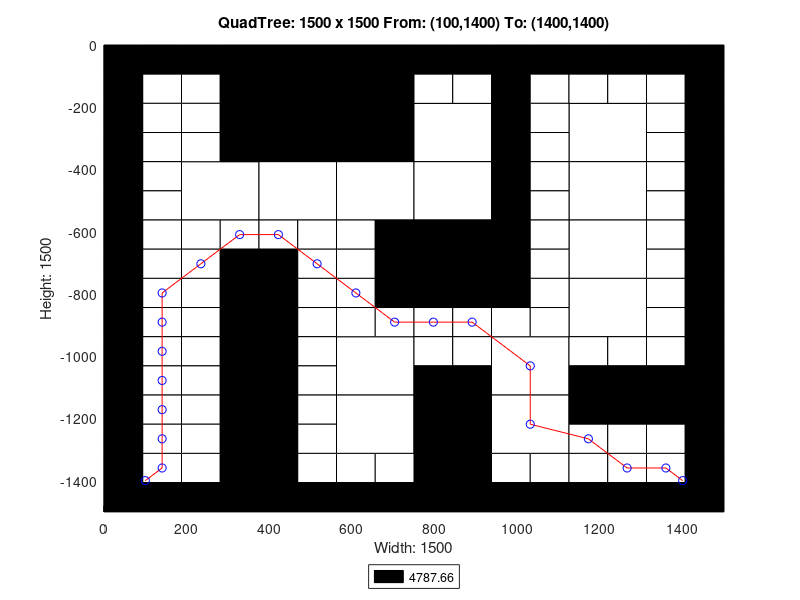

Recreate this plot in MATLAB.
axis([0 1500 -1500 0]);
title('QuadTree: 1500 x 1500 From: (100,1400) To: (1400,1400)');
xlabel('Width: 1500');
ylabel('Height: 1500');
rectangle('Position',[375 -375 375 375], 'FaceColor',[0 0 0]);
rectangle('Position',[187.5 -562.5 187.5 187.5], 'FaceColor',[1 1 1]);
rectangle('Position',[375 -562.5 187.5 187.5], 'FaceColor',[1 1 1]);
rectangle('Position',[562.5 -562.5 187.5 187.5], 'FaceColor',[1 1 1]);
rectangle('Position',[750 -375 187.5 187.5], 'FaceColor',[1 1 1]);
rectangle('Position',[1125 -375 187.5 187.5], 'FaceColor',[1 1 1]);
rectangle('Position',[750 -562.5 187.5 187.5], 'FaceColor',[1 1 1]);
rectangle('Position',[750 -750 187.5 187.5], 'FaceColor',[0 0 0]);
rectangle('Position',[1125 -562.5 187.5 187.5], 'FaceColor',[1 1 1]);
rectangle('Position',[1125 -750 187.5 187.5], 'FaceColor',[1 1 1]);
rectangle('Position',[562.5 -1125 187.5 187.5], 'FaceColor',[1 1 1]);
rectangle('Position',[562.5 -1312.5 187.5 187.5], 'FaceColor',[1 1 1]);
rectangle('Position',[937.5 -1125 187.5 187.5], 'FaceColor',[1 1 1]);
rectangle('Position',[1125 -937.5 187.5 187.5], 'FaceColor',[1 1 1]);
rectangle('Position',[750 -1312.5 187.5 187.5], 'FaceColor',[0 0 0]);
rectangle('Position',[937.5 -1312.5 187.5 187.5], 'FaceColor',[1 1 1]);
rectangle('Position',[750 -1500 187.5 187.5], 'FaceColor',[0 0 0]);
rectangle('Position',[0 -93.75 93.75 93.75], 'FaceColor',[0 0 0]);
rectangle('Position',[93.75 -93.75 93.75 93.75], 'FaceColor',[0 0 0]);
rectangle('Position',[0 -187.5 93.75 93.75], 'FaceColor',[0 0 0]);
rectangle('Position',[93.75 -187.5 93.75 93.75], 'FaceColor',[1 1 1]);
rectangle('Position',[187.5 -93.75 93.75 93.75], 'FaceColor',[0 0 0]);
rectangle('Position',[281.25 -93.75 93.75 93.75], 'FaceColor',[0 0 0]);
rectangle('Position',[187.5 -187.5 93.75 93.75], 'FaceColor',[1 1 1]);
rectangle('Position',[281.25 -187.5 93.75 93.75], 'FaceColor',[0 0 0]);
rectangle('Position',[0 -281.25 93.75 93.75], 'FaceColor',[0 0 0]);
rectangle('Position',[93.75 -281.25 93.75 93.75], 'FaceColor',[1 1 1]);
rectangle('Position',[0 -375 93.75 93.75], 'FaceColor',[0 0 0]);
rectangle('Position',[93.75 -375 93.75 93.75], 'FaceColor',[1 1 1]);
rectangle('Position',[187.5 -281.25 93.75 93.75], 'FaceColor',[1 1 1]);
rectangle('Position',[281.25 -281.25 93.75 93.75], 'FaceColor',[0 0 0]);
rectangle('Position',[187.5 -375 93.75 93.75], 'FaceColor',[1 1 1]);
rectangle('Position',[281.25 -375 93.75 93.75], 'FaceColor',[0 0 0]);
rectangle('Position',[0 -468.75 93.75 93.75], 'FaceColor',[0 0 0]);
rectangle('Position',[93.75 -468.75 93.75 93.75], 'FaceColor',[1 1 1]);
rectangle('Position',[0 -562.5 93.75 93.75], 'FaceColor',[0 0 0]);
rectangle('Position',[93.75 -562.5 93.75 93.75], 'FaceColor',[1 1 1]);
rectangle('Position',[0 -656.25 93.75 93.75], 'FaceColor',[0 0 0]);
rectangle('Position',[93.75 -656.25 93.75 93.75], 'FaceColor',[1 1 1]);
rectangle('Position',[0 -750 93.75 93.75], 'FaceColor',[0 0 0]);
rectangle('Position',[93.75 -750 93.75 93.75], 'FaceColor',[1 1 1]);
rectangle('Position',[187.5 -656.25 93.75 93.75], 'FaceColor',[1 1 1]);
rectangle('Position',[281.25 -656.25 93.75 93.75], 'FaceColor',[1 1 1]);
rectangle('Position',[187.5 -750 93.75 93.75], 'FaceColor',[1 1 1]);
rectangle('Position',[281.25 -750 93.75 93.75], 'FaceColor',[0 0 0]);
rectangle('Position',[375 -656.25 93.75 93.75], 'FaceColor',[1 1 1]);
rectangle('Position',[468.75 -656.25 93.75 93.75], 'FaceColor',[1 1 1]);
rectangle('Position',[375 -750 93.75 93.75], 'FaceColor',[0 0 0]);
rectangle('Position',[468.75 -750 93.75 93.75], 'FaceColor',[1 1 1]);
rectangle('Position',[562.5 -656.25 93.75 93.75], 'FaceColor',[1 1 1]);
rectangle('Position',[656.25 -656.25 93.75 93.75], 'FaceColor',[0 0 0]);
rectangle('Position',[562.5 -750 93.75 93.75], 'FaceColor',[1 1 1]);
rectangle('Position',[656.25 -750 93.75 93.75], 'FaceColor',[0 0 0]);
rectangle('Position',[750 -93.75 93.75 93.75], 'FaceColor',[0 0 0]);
rectangle('Position',[843.75 -93.75 93.75 93.75], 'FaceColor',[0 0 0]);
rectangle('Position',[750 -187.5 93.75 93.75], 'FaceColor',[1 1 1]);
rectangle('Position',[843.75 -187.5 93.75 93.75], 'FaceColor',[1 1 1]);
rectangle('Position',[937.5 -93.75 93.75 93.75], 'FaceColor',[0 0 0]);
rectangle('Position',[1031.25 -93.75 93.75 93.75], 'FaceColor',[0 0 0]);
rectangle('Position',[937.5 -187.5 93.75 93.75], 'FaceColor',[0 0 0]);
rectangle('Position',[1031.25 -187.5 93.75 93.75], 'FaceColor',[1 1 1]);
rectangle('Position',[937.5 -281.25 93.75 93.75], 'FaceColor',[0 0 0]);
rectangle('Position',[1031.25 -281.25 93.75 93.75], 'FaceColor',[1 1 1]);
rectangle('Position',[937.5 -375 93.75 93.75], 'FaceColor',[0 0 0]);
rectangle('Position',[1031.25 -375 93.75 93.75], 'FaceColor',[1 1 1]);
rectangle('Position',[1125 -93.75 93.75 93.75], 'FaceColor',[0 0 0]);
rectangle('Position',[1218.75 -93.75 93.75 93.75], 'FaceColor',[0 0 0]);
rectangle('Position',[1125 -187.5 93.75 93.75], 'FaceColor',[1 1 1]);
rectangle('Position',[1218.75 -187.5 93.75 93.75], 'FaceColor',[1 1 1]);
rectangle('Position',[1312.5 -93.75 93.75 93.75], 'FaceColor',[0 0 0]);
rectangle('Position',[1406.25 -93.75 93.75 93.75], 'FaceColor',[0 0 0]);
rectangle('Position',[1312.5 -187.5 93.75 93.75], 'FaceColor',[1 1 1]);
rectangle('Position',[1406.25 -187.5 93.75 93.75], 'FaceColor',[0 0 0]);
rectangle('Position',[1312.5 -281.25 93.75 93.75], 'FaceColor',[1 1 1]);
rectangle('Position',[1406.25 -281.25 93.75 93.75], 'FaceColor',[0 0 0]);
rectangle('Position',[1312.5 -375 93.75 93.75], 'FaceColor',[1 1 1]);
rectangle('Position',[1406.25 -375 93.75 93.75], 'FaceColor',[0 0 0]);
rectangle('Position',[937.5 -468.75 93.75 93.75], 'FaceColor',[0 0 0]);
rectangle('Position',[1031.25 -468.75 93.75 93.75], 'FaceColor',[1 1 1]);
rectangle('Position',[937.5 -562.5 93.75 93.75], 'FaceColor',[0 0 0]);
rectangle('Position',[1031.25 -562.5 93.75 93.75], 'FaceColor',[1 1 1]);
rectangle('Position',[937.5 -656.25 93.75 93.75], 'FaceColor',[0 0 0]);
rectangle('Position',[1031.25 -656.25 93.75 93.75], 'FaceColor',[1 1 1]);
rectangle('Position',[937.5 -750 93.75 93.75], 'FaceColor',[0 0 0]);
rectangle('Position',[1031.25 -750 93.75 93.75], 'FaceColor',[1 1 1]);
rectangle('Position',[1312.5 -468.75 93.75 93.75], 'FaceColor',[1 1 1]);
rectangle('Position',[1406.25 -468.75 93.75 93.75], 'FaceColor',[0 0 0]);
rectangle('Position',[1312.5 -562.5 93.75 93.75], 'FaceColor',[1 1 1]);
rectangle('Position',[1406.25 -562.5 93.75 93.75], 'FaceColor',[0 0 0]);
rectangle('Position',[1312.5 -656.25 93.75 93.75], 'FaceColor',[1 1 1]);
rectangle('Position',[1406.25 -656.25 93.75 93.75], 'FaceColor',[0 0 0]);
rectangle('Position',[1312.5 -750 93.75 93.75], 'FaceColor',[1 1 1]);
rectangle('Position',[1406.25 -750 93.75 93.75], 'FaceColor',[0 0 0]);
rectangle('Position',[0 -843.75 93.75 93.75], 'FaceColor',[0 0 0]);
rectangle('Position',[93.75 -843.75 93.75 93.75], 'FaceColor',[1 1 1]);
rectangle('Position',[0 -937.5 93.75 93.75], 'FaceColor',[0 0 0]);
rectangle('Position',[93.75 -937.5 93.75 93.75], 'FaceColor',[1 1 1]);
rectangle('Position',[187.5 -843.75 93.75 93.75], 'FaceColor',[1 1 1]);
rectangle('Position',[281.25 -843.75 93.75 93.75], 'FaceColor',[0 0 0]);
rectangle('Position',[187.5 -937.5 93.75 93.75], 'FaceColor',[1 1 1]);
rectangle('Position',[281.25 -937.5 93.75 93.75], 'FaceColor',[0 0 0]);
rectangle('Position',[0 -1031.25 93.75 93.75], 'FaceColor',[0 0 0]);
rectangle('Position',[93.75 -1031.25 93.75 93.75], 'FaceColor',[1 1 1]);
rectangle('Position',[0 -1125 93.75 93.75], 'FaceColor',[0 0 0]);
rectangle('Position',[93.75 -1125 93.75 93.75], 'FaceColor',[1 1 1]);
rectangle('Position',[187.5 -1031.25 93.75 93.75], 'FaceColor',[1 1 1]);
rectangle('Position',[281.25 -1031.25 93.75 93.75], 'FaceColor',[0 0 0]);
rectangle('Position',[187.5 -1125 93.75 93.75], 'FaceColor',[1 1 1]);
rectangle('Position',[281.25 -1125 93.75 93.75], 'FaceColor',[0 0 0]);
rectangle('Position',[375 -843.75 93.75 93.75], 'FaceColor',[0 0 0]);
rectangle('Position',[468.75 -843.75 93.75 93.75], 'FaceColor',[1 1 1]);
rectangle('Position',[375 -937.5 93.75 93.75], 'FaceColor',[0 0 0]);
rectangle('Position',[468.75 -937.5 93.75 93.75], 'FaceColor',[1 1 1]);
rectangle('Position',[562.5 -843.75 93.75 93.75], 'FaceColor',[1 1 1]);
rectangle('Position',[656.25 -843.75 93.75 93.75], 'FaceColor',[0 0 0]);
rectangle('Position',[562.5 -937.5 93.75 93.75], 'FaceColor',[1 1 1]);
rectangle('Position',[656.25 -937.5 93.75 93.75], 'FaceColor',[1 1 1]);
rectangle('Position',[375 -1031.25 93.75 93.75], 'FaceColor',[0 0 0]);
rectangle('Position',[468.75 -1031.25 93.75 93.75], 'FaceColor',[1 1 1]);
rectangle('Position',[375 -1125 93.75 93.75], 'FaceColor',[0 0 0]);
rectangle('Position',[468.75 -1125 93.75 93.75], 'FaceColor',[1 1 1]);
rectangle('Position',[0 -1218.75 93.75 93.75], 'FaceColor',[0 0 0]);
rectangle('Position',[93.75 -1218.75 93.75 93.75], 'FaceColor',[1 1 1]);
rectangle('Position',[0 -1312.5 93.75 93.75], 'FaceColor',[0 0 0]);
rectangle('Position',[93.75 -1312.5 93.75 93.75], 'FaceColor',[1 1 1]);
rectangle('Position',[187.5 -1218.75 93.75 93.75], 'FaceColor',[1 1 1]);
rectangle('Position',[281.25 -1218.75 93.75 93.75], 'FaceColor',[0 0 0]);
rectangle('Position',[187.5 -1312.5 93.75 93.75], 'FaceColor',[1 1 1]);
rectangle('Position',[281.25 -1312.5 93.75 93.75], 'FaceColor',[0 0 0]);
rectangle('Position',[0 -1406.25 93.75 93.75], 'FaceColor',[0 0 0]);
rectangle('Position',[93.75 -1406.25 93.75 93.75], 'FaceColor',[1 1 1]);
rectangle('Position',[0 -1500 93.75 93.75], 'FaceColor',[0 0 0]);
rectangle('Position',[93.75 -1500 93.75 93.75], 'FaceColor',[0 0 0]);
rectangle('Position',[187.5 -1406.25 93.75 93.75], 'FaceColor',[1 1 1]);
rectangle('Position',[281.25 -1406.25 93.75 93.75], 'FaceColor',[0 0 0]);
rectangle('Position',[187.5 -1500 93.75 93.75], 'FaceColor',[0 0 0]);
rectangle('Position',[281.25 -1500 93.75 93.75], 'FaceColor',[0 0 0]);
rectangle('Position',[375 -1218.75 93.75 93.75], 'FaceColor',[0 0 0]);
rectangle('Position',[468.75 -1218.75 93.75 93.75], 'FaceColor',[1 1 1]);
rectangle('Position',[375 -1312.5 93.75 93.75], 'FaceColor',[0 0 0]);
rectangle('Position',[468.75 -1312.5 93.75 93.75], 'FaceColor',[1 1 1]);
rectangle('Position',[375 -1406.25 93.75 93.75], 'FaceColor',[0 0 0]);
rectangle('Position',[468.75 -1406.25 93.75 93.75], 'FaceColor',[1 1 1]);
rectangle('Position',[375 -1500 93.75 93.75], 'FaceColor',[0 0 0]);
rectangle('Position',[468.75 -1500 93.75 93.75], 'FaceColor',[0 0 0]);
rectangle('Position',[562.5 -1406.25 93.75 93.75], 'FaceColor',[1 1 1]);
rectangle('Position',[656.25 -1406.25 93.75 93.75], 'FaceColor',[1 1 1]);
rectangle('Position',[562.5 -1500 93.75 93.75], 'FaceColor',[0 0 0]);
rectangle('Position',[656.25 -1500 93.75 93.75], 'FaceColor',[0 0 0]);
rectangle('Position',[750 -843.75 93.75 93.75], 'FaceColor',[0 0 0]);
rectangle('Position',[843.75 -843.75 93.75 93.75], 'FaceColor',[0 0 0]);
rectangle('Position',[750 -937.5 93.75 93.75], 'FaceColor',[1 1 1]);
rectangle('Position',[843.75 -937.5 93.75 93.75], 'FaceColor',[1 1 1]);
rectangle('Position',[937.5 -843.75 93.75 93.75], 'FaceColor',[0 0 0]);
rectangle('Position',[1031.25 -843.75 93.75 93.75], 'FaceColor',[1 1 1]);
rectangle('Position',[937.5 -937.5 93.75 93.75], 'FaceColor',[1 1 1]);
rectangle('Position',[1031.25 -937.5 93.75 93.75], 'FaceColor',[1 1 1]);
rectangle('Position',[750 -1031.25 93.75 93.75], 'FaceColor',[1 1 1]);
rectangle('Position',[843.75 -1031.25 93.75 93.75], 'FaceColor',[1 1 1]);
rectangle('Position',[750 -1125 93.75 93.75], 'FaceColor',[0 0 0]);
rectangle('Position',[843.75 -1125 93.75 93.75], 'FaceColor',[0 0 0]);
rectangle('Position',[1312.5 -843.75 93.75 93.75], 'FaceColor',[1 1 1]);
rectangle('Position',[1406.25 -843.75 93.75 93.75], 'FaceColor',[0 0 0]);
rectangle('Position',[1312.5 -937.5 93.75 93.75], 'FaceColor',[1 1 1]);
rectangle('Position',[1406.25 -937.5 93.75 93.75], 'FaceColor',[0 0 0]);
rectangle('Position',[1125 -1031.25 93.75 93.75], 'FaceColor',[1 1 1]);
rectangle('Position',[1218.75 -1031.25 93.75 93.75], 'FaceColor',[1 1 1]);
rectangle('Position',[1125 -1125 93.75 93.75], 'FaceColor',[0 0 0]);
rectangle('Position',[1218.75 -1125 93.75 93.75], 'FaceColor',[0 0 0]);
rectangle('Position',[1312.5 -1031.25 93.75 93.75], 'FaceColor',[1 1 1]);
rectangle('Position',[1406.25 -1031.25 93.75 93.75], 'FaceColor',[0 0 0]);
rectangle('Position',[1312.5 -1125 93.75 93.75], 'FaceColor',[0 0 0]);
rectangle('Position',[1406.25 -1125 93.75 93.75], 'FaceColor',[0 0 0]);
rectangle('Position',[937.5 -1406.25 93.75 93.75], 'FaceColor',[1 1 1]);
rectangle('Position',[1031.25 -1406.25 93.75 93.75], 'FaceColor',[1 1 1]);
rectangle('Position',[937.5 -1500 93.75 93.75], 'FaceColor',[0 0 0]);
rectangle('Position',[1031.25 -1500 93.75 93.75], 'FaceColor',[0 0 0]);
rectangle('Position',[1125 -1218.75 93.75 93.75], 'FaceColor',[0 0 0]);
rectangle('Position',[1218.75 -1218.75 93.75 93.75], 'FaceColor',[0 0 0]);
rectangle('Position',[1125 -1312.5 93.75 93.75], 'FaceColor',[1 1 1]);
rectangle('Position',[1218.75 -1312.5 93.75 93.75], 'FaceColor',[1 1 1]);
rectangle('Position',[1312.5 -1218.75 93.75 93.75], 'FaceColor',[0 0 0]);
rectangle('Position',[1406.25 -1218.75 93.75 93.75], 'FaceColor',[0 0 0]);
rectangle('Position',[1312.5 -1312.5 93.75 93.75], 'FaceColor',[1 1 1]);
rectangle('Position',[1406.25 -1312.5 93.75 93.75], 'FaceColor',[0 0 0]);
rectangle('Position',[1125 -1406.25 93.75 93.75], 'FaceColor',[1 1 1]);
rectangle('Position',[1218.75 -1406.25 93.75 93.75], 'FaceColor',[1 1 1]);
rectangle('Position',[1125 -1500 93.75 93.75], 'FaceColor',[0 0 0]);
rectangle('Position',[1218.75 -1500 93.75 93.75], 'FaceColor',[0 0 0]);
rectangle('Position',[1312.5 -1406.25 93.75 93.75], 'FaceColor',[1 1 1]);
rectangle('Position',[1406.25 -1406.25 93.75 93.75], 'FaceColor',[0 0 0]);
rectangle('Position',[1312.5 -1500 93.75 93.75], 'FaceColor',[0 0 0]);
rectangle('Position',[1406.25 -1500 93.75 93.75], 'FaceColor',[0 0 0]);
X=[1400,1359.38,1265.62,1171.88,1031.25,1031.25,890.625,796.875,703.125,609.375,515.625,421.875,328.125,234.375,140.625,140.625,140.625,140.625,140.625,140.625,140.625,100];
Y=[-1400,-1359.38,-1359.38,-1265.62,-1218.75,-1031.25,-890.625,-890.625,-890.625,-796.875,-703.125,-609.375,-609.375,-703.125,-796.875,-890.625,-984.375,-1078.12,-1171.88,-1265.62,-1359.38,-1400];
hold on;
plot(X,Y,'r');
plot(X,Y,'bo');
legend('4787.66','Location','southoutside');
